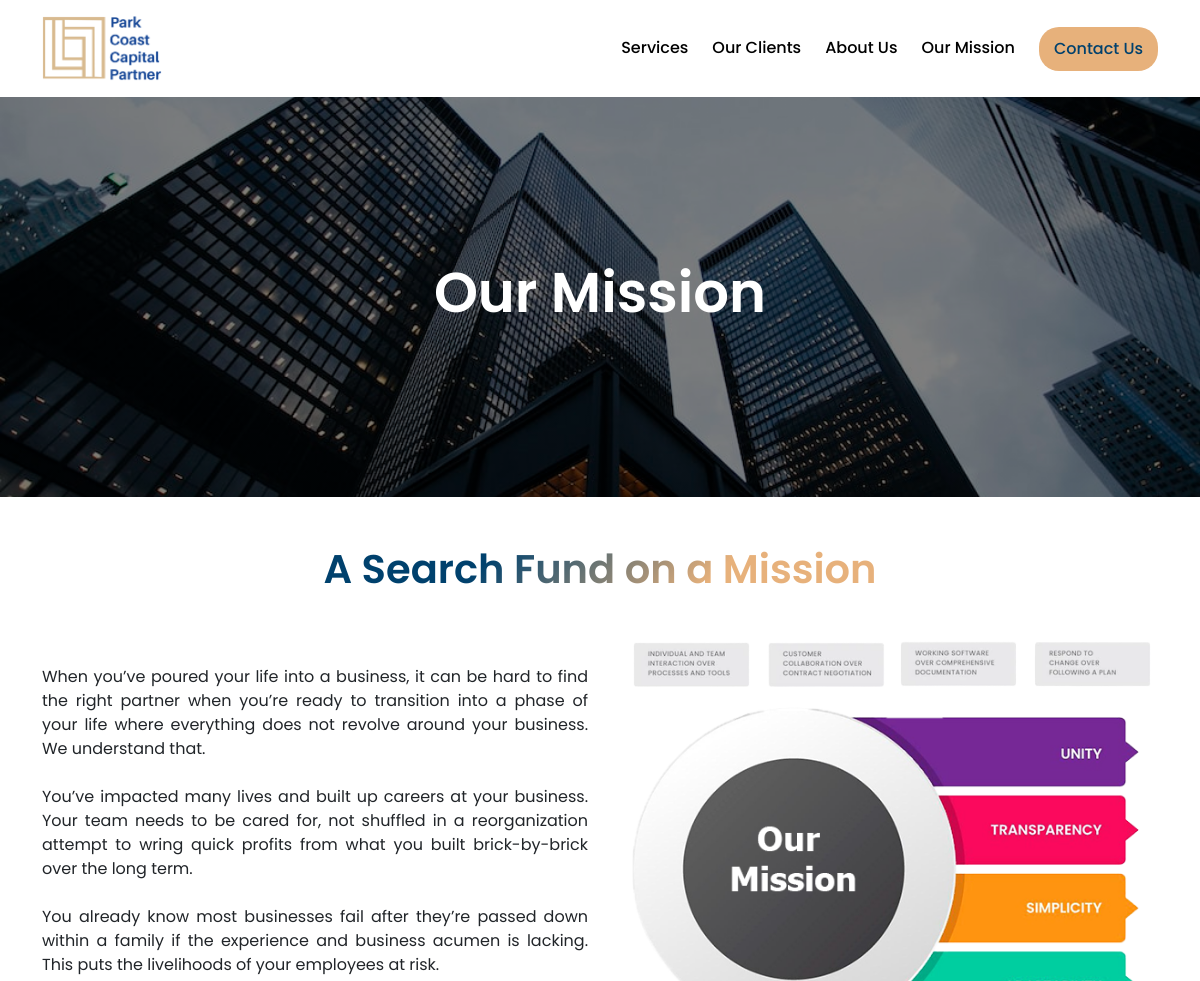
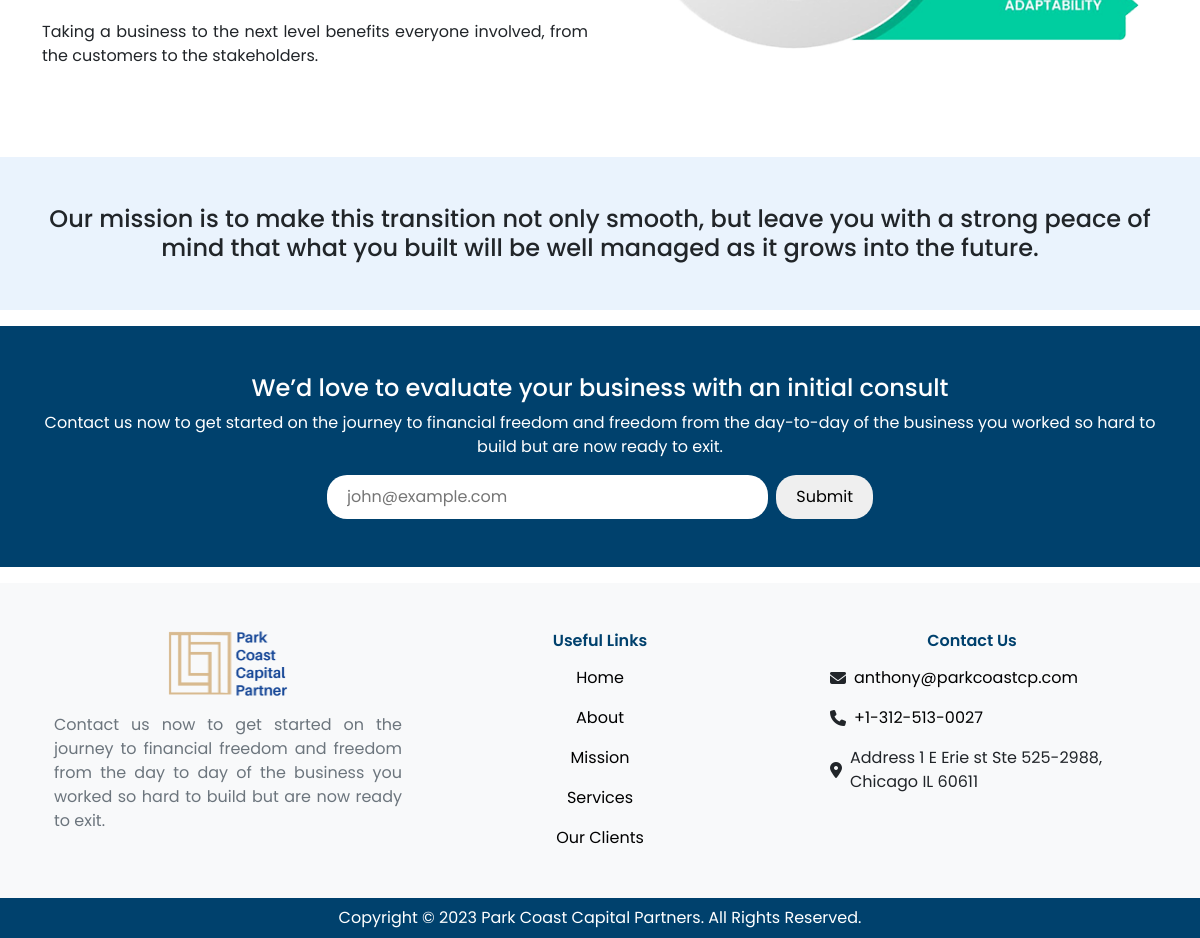
Screenshot of /mission/ with the database file from the repository (2 pictures, top to bottom).
### home/models/homepagecontent_model.py (models this page shows)
class HomePageContent(models.Model):
    logo = models.ImageField(upload_to="home/logo")
    newsletter_title = models.CharField(max_length=100)
    newsletter_description= models.CharField(max_length=255)
    class Meta:
        verbose_name_plural = "Home Page "

### mission/models.py (models this page shows, shortened)
class MissionPage(models.Model):
    mission_banner = models.ImageField(upload_to='mission_banner/images')
    banner_title = models.CharField(max_length=100)
    title = models.CharField(max_length=100)
    title_description = RichTextField()
    mission_main_title = models.TextField(max_length=1000)
    image = models.ImageField(upload_to='mission/images')
    class Meta:
        verbose_name_plural = 'Mission'

### home/models/homefooter_model.py (models this page shows, shortened)
class Footer(models.Model):
    footer_logo = models.ImageField(upload_to="home/logo")
    footer_description = models.CharField(max_length=2000 )
    office_address  = models.CharField(max_length=2000 )
    phone_no        = models.CharField(max_length=1000)
    email           = models.EmailField()
    home = models.ForeignKey('home.HomePageContent',on_delete=models.CASCADE, null=True, blank=True)
    class Meta:
        verbose_name_plural = 'Footer'

### mission/views.py (the view, shortened to what this page needs)
# urls.py: path('mission/', Mission.as_view(), name='mission' ),
class Mission(View):
    def get(self,request):
        mission_content = MissionPage.objects.last()
        home_page_footer = Footer.objects.last()
        home_page_content = HomePageContent.objects.last()
        home_page_services = ServicesParagraph.objects.all()
        form = NewsletterForm()
        context = {}
        context['home_page_footer'] = home_page_footer
        context['mission_content'] = mission_content
        context['home_page_content'] = home_page_content
        context['home_page_services'] = home_page_services
        context['form'] = form
        return render(request , 'mission.html' , context)

### home/forms.py
class NewsletterForm(ModelForm):
    email = forms.EmailField(widget=forms.EmailInput(attrs={'id': 'newsletter-input-field', 'placeholder':'john@example.com'}) , label='')
    class Meta:
        model = HomePageNewsLetter
        fields = ['email']

### mission/templates/mission.html (shortened to what this page needs)
{% extends 'base.html' %}
{% load static %}
{% block css %}
<link rel="stylesheet" href="{% static 'css/mission/main.css' %}" />
{% endblock css%}
{% block content %}
{% if mission_content.mission_banner %}
<div class="container-fluid p-0" id="hero-banner-container"
  style="background-image: url({{mission_content.mission_banner.url}});">
  {% endif %}
  <div class="overlay-bg d-flex align-items-center justify-content-center">
    <h1 class="text-white">{{mission_content.banner_title}}</h1>
  </div>
</div>
<div class="container my-5" id="mission-content-container">
  <h2 class="text-center pb-2 pb-md-4"><span class="text-gradient">{{mission_content.title}}</span></h2>
  <div class="row">
    <div class="col-12 col-lg-6 d-flex flex-column align-items-stretch justify-content-center mb-3 mb-lg-0" id="content-col">
      {{mission_content.title_description|safe}}
    </div>
    <div class="col-12 col-lg-6">
      <div class="img-box">
        <img class="img-fluid" src="{{mission_content.image.url}}" alt="">
      </div>
    </div>
  </div>
</div>
<div class="container-fluid py-5 mb-3" id="main-mission-title-box">
  <div class="container">
    <h4 class="text-center m-0">{{mission_content.mission_main_title}}</h4>
  </div>
</div>
<div class="container-fluid px-0 px-sm-2 px-md-3 py-3 py-sm-4 py-md-5 px-0" id="newsletter-container">
  <div class="container p-0" id="newsletter-wrapper">
    <div class="row justify-content-center mx-auto">
      <div class="col-12 mb-3 text-center">
        <h4 class="text-white">{{ home_page_content.newsletter_title }}</h4>
        <div class=" newsletter-description text-white mb-0 mx-auto">
          {{ home_page_content.newsletter_description }}
        </div>
      </div>
      <div class="col-12 col-md-8 col-lg-6 form-input-box">
        <form class="d-flex align-items-center flex-md-nowrap gap-2" method="post" id="newsletter-form">
          {{form.email}}
          <button type="submit" id="newsletter-submit-btn">Submit</button>
        </form>
      </div>
    </div>
  </div>
</div>
{% endblock content %}

### templates/base.html (shortened to what this page needs)
<!DOCTYPE html>
{% load static %}
<html lang="en">
<head>
  <link href="https://cdn.jsdelivr.net/npm/bootstrap@5.3.0-alpha1/dist/css/bootstrap.min.css" rel="stylesheet"
 />
  <link rel="stylesheet" href="https://cdn.jsdelivr.net/npm/swiper@8/swiper-bundle.min.css" />
  <link rel="stylesheet" href="{% static 'css/common/globals.css' %}" />
  {% block css %}
  {% endblock css %}
</head>
<body>
  <div id="navbar">
    <div class="container d-flex align-items-center justify-content-between">
      <div class="nav-logo">
        <a href="{% url 'home' %}" class="text-decoration-none text-black">
          {% if home_page_content.logo %}
          <img class="w-100" src="{{home_page_content.logo.url}}" alt="logo" />
          {% endif %}
        </a>
      </div>
      <div class="nav-list-items d-none d-md-flex align-items-center justify-content-between gap-4">
        <h6 class="nav-list-item mb-0"><a href="{% url 'service' %}">Services</a></h6>
        <h6 class="nav-list-item mb-0"><a href="{% url 'our-client' %}">Our Clients</a></h6>
        <h6 class="nav-list-item mb-0"><a href="{% url 'about' %}">About Us</a></h6>
        <h6 class="nav-list-item mb-0"><a href="{% url 'mission' %}">Our Mission</a></h6>
        <a href="{% url 'contact' %}">
          <button class="contact-btn">
            Contact Us
          </button>
        </a>
      </div>
    </div>
  </div>
  {% block content %} {% endblock content %}
  <footer class="container-fluid bg-light py-5 mt-3" id="footer-container">
    <div class="container row mx-auto">
      <div class="col-12 col-lg mb-3 mb-lg-0 text-center">
        {% if home_page_footer.footer_logo %}
        <img class="logo-img img-fluid mb-3" src="{{ home_page_footer.footer_logo.url }}" alt="logo" />
        {% endif %}
        <p class="footer-company-info text-secondary mb-0" id="footer-text-info">
          {{ home_page_footer.footer_description }}
        </p>
      </div>
      <div class="col-12 col-sm-6 col-md d-flex flex-column align-items-center">
        <h6 class="title">Useful Links</h6>
        <div class="list-items pt-2 w-100 d-flex flex-column align-items-center">
          <p class="link">
            <a href="{% url 'home' %}" class="reset-link">Home</a>
          </p>
          <p class="link">
            <a href="{% url 'about' %}" class="reset-link">About</a>
          </p>
          <p class="link">
            <a href="{% url 'mission' %}" class="reset-link">Mission</a>
          </p>
          <p class="link">
            <a href="{% url 'service' %}" class="reset-link">Services</a>
          </p>
          <p class="link">
            <a href="{% url 'our-client' %}" class="reset-link">Our Clients</a>
          </p>
        </div>
      </div>
      <div class="col-12 col-sm-6 col-md d-flex flex-column align-items-center mt-5 mt-sm-0">
        <h6 class="title">Contact Us</h6>
        <ul class="list-items d-flex flex-column align-items-start pt-2">
          <li class="list-item-icon d-flex align-items-center gap-2">
            <i class="fa-solid fa-envelope"></i>
            <a class="reset-link" href="mailto: {{ home_page_footer.email }}">{{ home_page_footer.email }}</a>
          </li>
          <li class="list-item-icon d-flex align-items-center gap-2">
            <i class="fa-solid fa-phone"></i>
            <a class="reset-link" href="tel:{{ home_page_footer.phone_no }}">{{ home_page_footer.phone_no }}</a>
          </li>
          <li class="list-item-icon d-flex align-items-center gap-2">
            <i class="fa-solid fa-location-dot"></i>
            <p class="mb-0">{{ home_page_footer.office_address }}</p>
          </li>
        </ul>
      </div>
    </div>
  </footer>
  <footer class="bottom-footer p-2 text-center">
    <p class="mb-0 text-white">Copyright © 2023 Park Coast Capital Partners. All Rights Reserved.</p>
  </footer>
</body>
</html>

### static/css/common/globals.css (style rules this page uses)
* { margin: 0; padding: 0; box-sizing: border-box; font-family: "Poppins", sans-serif; }
.text-gradient { background: linear-gradient(315deg, var(--secondary) 30%, var(--primary) 70%); background-clip: text; -webkit-background-clip: text; -webkit-text-fill-color: transparent; }
h1, h2 { font-weight: 600; }
.reset-link { text-decoration: none; color: initial; }
.overlay-bg { background: linear-gradient(rgba(0, 0, 0, 0.5), rgba(0, 0, 0, 0.5)); height: 100%; width: 100%; }
@media screen and (min-width: 1200px) { h1 { font-size: 56px; } }
@media screen and (min-width: 1200px) { h2 { font-size: 40px; } }
@media screen and (min-width: 1200px) { h4 { font-style: 30px; } }
@media screen and (min-width: 1200px) { h6 { font-style: 20px; } }

### static/css/mission/main.css (style rules this page uses)
#hero-banner-container { background-size: cover; background-repeat: no-repeat; background-position: center; height: 400px; margin-top: 97px; }
#mission-content-container .img-box { height: 100%; max-height: 510px; overflow: hidden; }
#mission-content-container p { margin-bottom: 0; }
#content-col p { text-align: justify; }
#main-mission-title-box { background: #eaf3fd; }

### static/css/common/navbar.css (style rules this page uses)
#navbar { background: white; width: 100%; z-index: 20; top: 0; position: absolute; box-shadow: none; }
#navbar > .container { padding: 16px 12px; }
.nav-list-item > a, .nav-list-item { text-decoration: none; color: black; border-bottom: 2px solid transparent; font-family: "Poppins", sans-serif; }
.nav-logo { width: 120px; }
.contact-btn { background: var(--secondary); padding: 10px 15px; border: none; border-radius: 20px; color: var(--primary); transition: 0.2s ease-in; font-weight: 500; }

### static/css/common/footer.css (style rules this page uses)
#footer-container .logo-img { width: 120px; }
.footer-company-info { text-align: justify; }
#footer-container .title { color: var(--primary); opacity: 1; font-weight: 600; }
#footer-container .list-items { gap: 1rem; }
#footer-container .list-items p, #footer-container .list-items .list-item-icon { margin-bottom: 0; }
.bottom-footer { background-color: var(--primary); }

### static/css/common/colors.css (style rules this page uses)
:root { --primary: #00416d; --primary-hover: #002c49; --secondary: #e7b17b; --secondary-shadow: rgb(232, 177, 0.4); }

### static/css/common/newsletter.css (style rules this page uses)
#newsletter-container { background: var(--primary); }
#newsletter-input-field { width: 100%; padding: 10px 20px; border: none; outline: none; border-radius: 20px; }
#newsletter-submit-btn { border: none; padding: 10px 20px; border-radius: 20px; }

### rows the page displays
HomePageContent: logo (picture), newsletter_title "We’d love to evaluate your business with an initial consult", newsletter_description "Contact us now to get started on the journey to financial freedom and freedom from the day-to-day of the business you worked so hard to build but are now ready to exit."
MissionPage: mission_banner (picture), banner_title "Our Mission", title "A Search Fund on a Mission", title_description "When you’ve poured your life into a business, it can be hard to find the right partner when you’re ready to transition into a phase of your life where everything does not revolve around your business. We understand that. You’ve impacted many lives and built up careers at your business. Your team needs to be cared for, not shuffled in a reorganization attempt to wring quick profits from what you built brick-by-brick over the long term. You already know most businesses fail after they’re passed down within a family if the experience and business acumen is lacking. This puts the livelihoods of your employees at risk. Taking a business to the next level benefits everyone involved, from the…", image (picture), mission_main_title "Our mission is to make this transition not only smooth, but leave you with a strong peace of mind that what you built will be well managed as it grows into the future."
Footer: footer_logo (picture), footer_description "Contact us now to get started on the journey to financial freedom and freedom from the day to day of the business you worked so hard to build but are now ready to exit.", email "anthony@parkcoastcp.com", phone_no "+1-312-513-0027", office_address "Address 1 E Erie st Ste 525-2988, Chicago IL 60611"
